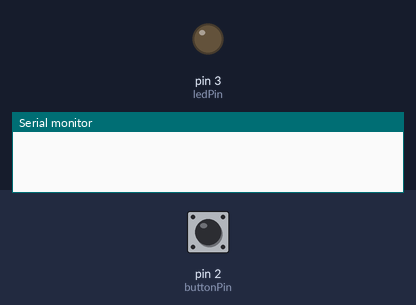
Simulated run of this sketch. Board: Arduino Uno, built with avr-gcc and run on an emulated ATmega328P. Shown: output pins drawn as LEDs (lit = HIGH), the last lines printed to the serial monitor. Dashed ring = blinking. The inputs (shaded band) are chosen by the test bench; at power-on: pin 2 (buttonPin) HIGH.

Above: at 1.2 s.
1.3 s: pin 2 (buttonPin) pulled LOW for 1 s
At 1.46 s:
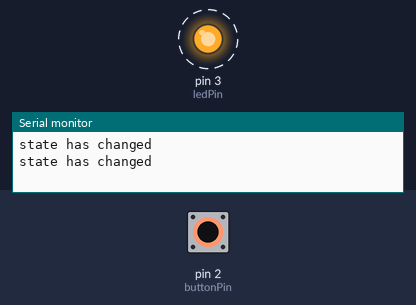
4.3 s: pin 2 (buttonPin) pulled LOW for 3.2 s
At 8.6 s:
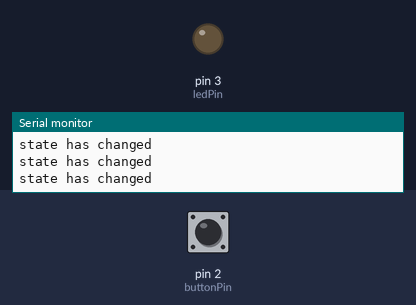
Timing chart, 0 to 10.1 s (numbered marks = the images above; inputs shaded):
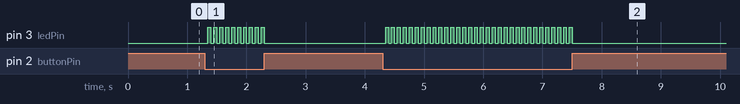

Measured:
- after the input at 1.3 s, pin 3 (ledPin): alternates HIGH for 0.05 s and LOW for 0.05 s, 20 changes in all, then stays LOW, starting after 0.05 s
- after the input at 4.3 s, pin 3 (ledPin): alternates HIGH for 0.05 s and LOW for 0.05 s, 64 changes in all, then stays LOW, starting after 0.05 s

The sketch:

Exam_Question2.ino
```cpp
// global variables
int counter = 0;
int buttonPin = 2;
int prevButtonState = 1;
int ledPin = 3;
int speakerPin = 4;
int potPin = 1;

void setup() {
  Serial.begin(9600);

  pinMode(buttonPin, INPUT_PULLUP);
  pinMode(ledPin, OUTPUT);
}

void loop() {


  int buttonState = digitalRead(buttonPin);


  if(buttonState == 0 && prevButtonState == 1) {
    digitalWrite(ledPin, LOW);
    delay(50);
  }
   if(buttonState == 0) {
    Serial.println("state has changed");
    digitalWrite(ledPin, HIGH);
    delay(50);
    digitalWrite(ledPin, LOW);
    delay(50);
  }


  prevButtonState = buttonState;
}
```
